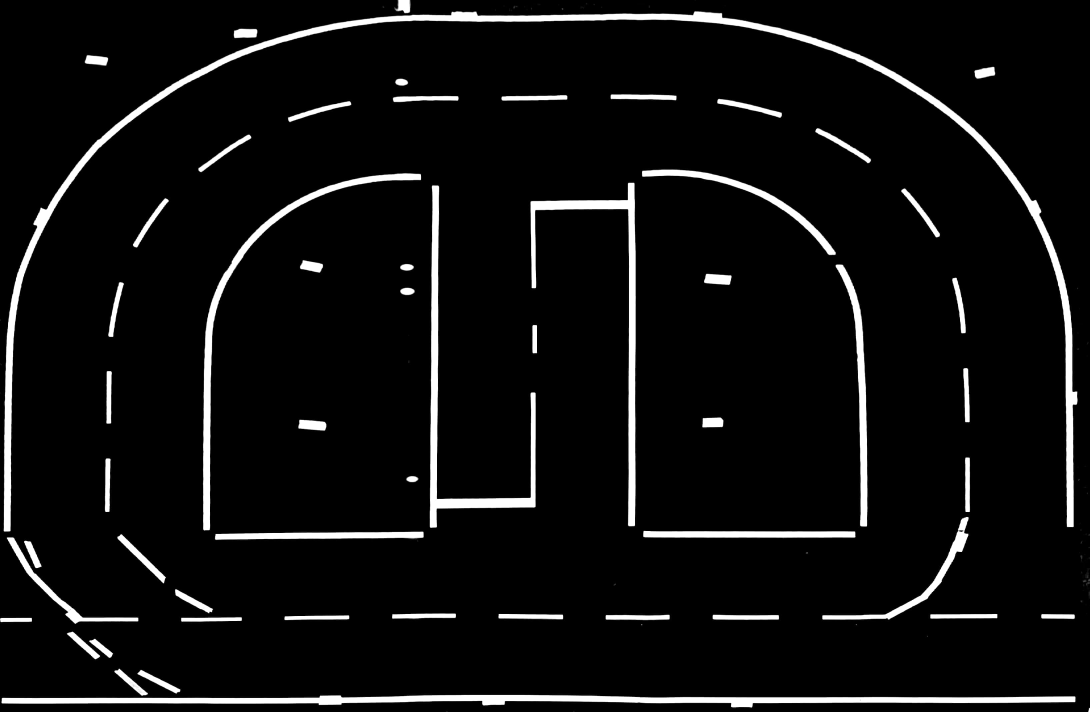
#> input picture src/aadcUserPython/pathPoints/ourMap.jpg, 3268 x 2136 px (shown at 1/3 size)
$ python drawPath.py
#> lines starting #> are read from the running program, lines starting #| are printed output that depends on the picture
import matplotlib.pyplot as plt
from PIL import Image
import numpy as np
import pandas as pd

# CONFIG this Suff here ;) ######################################
MAP_LENGTH = 5.020 #in m
MAP_HIGHT = 4.020 #in m
mapImg = 'ourMap.jpg'
#################################################################

points = []

# function to draw lines - from matplotlib examples.  Note you don't need
# to keep a reference to the lines drawn, so I've removed the class as it
# is overkill for your purposes
# [47 lines left out: functions draw_line, draw_point, onclick, on_key, not called in this run]

fig, ax = plt.subplots()

img = Image.open(mapImg)
#> img is the input picture: PIL image 3268x2136 RGB; min 0, max 255, mean 15.5
ax.imshow(np.rot90(np.rot90(img)),origin='lower', extent=[0,MAP_LENGTH,0,MAP_HIGHT])

#First we need to catch three types of event, clicks, "picks" (a specialised
#type of click to select an object on a matplotlib canvas) and key presses.
#The logic is - if it's a right double click, wait for the next click and draw
#a line, if its a right double click draw a fixed radius circle.  If it's a
#pick, store a reference to the picked item until the next keypress.  If it's
#a keypress - test if it's delete and if so, remove the picked object.
#The functions (defined above) bound to the events implement this logic
connection_id = fig.canvas.mpl_connect('button_press_event', onclick)

cid = fig.canvas.mpl_connect('key_press_event', on_key)

#set the size of the matplotlib figure in data units, so that it doesn't
#auto-resize (which it will be default on the first drawn item)
ax.set_xlim([0,MAP_LENGTH])
ax.set_ylim([0,MAP_HIGHT])
ax.aspect = 1
plt.tight_layout()

plt.show()
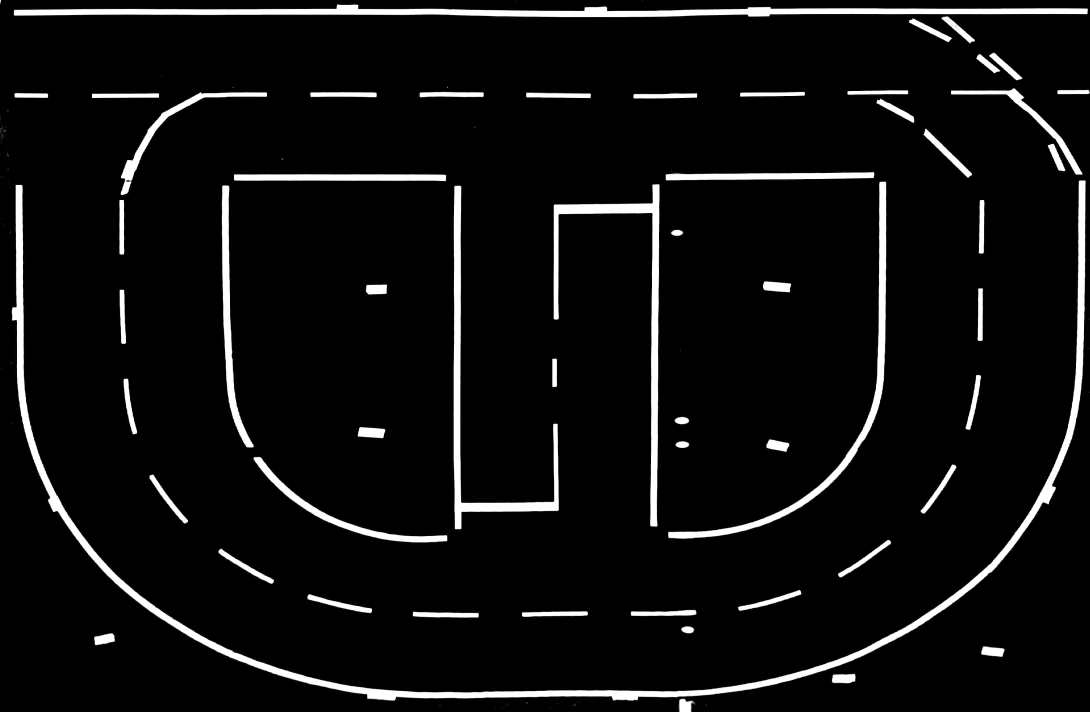
#> shown: shape (2136, 3268, 3) (shown at 1/3 size); min 0, max 255, mean 15.5
